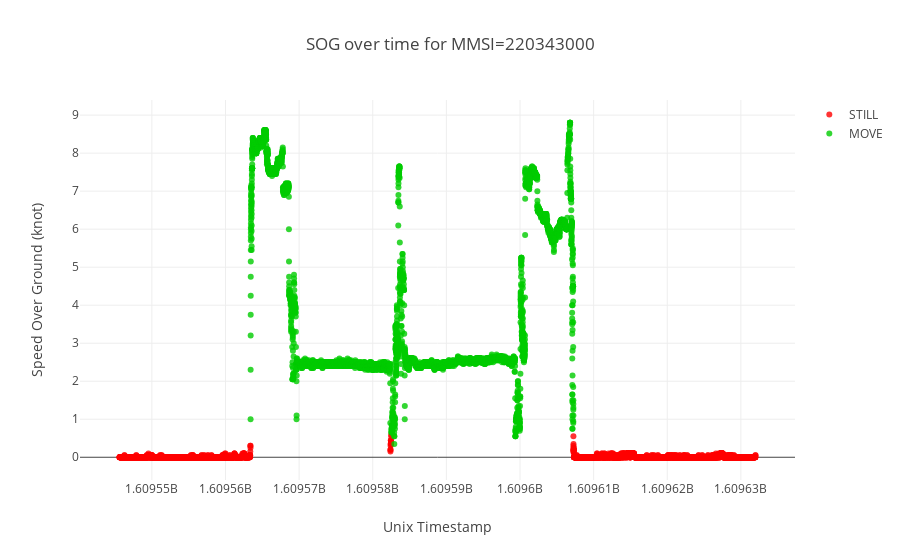

Notebook cell for this chart:
### Markdown cell above
For a given vessel, we can plot the evolution of speed colored by the predicted motion state:

### Code cell
val (x1, y1) = moving_data.filter(col("MMSI") === 220343000).filter(col("arlas_moving_state") === "STILL").sort("arlas_timestamp").select("arlas_timestamp","arlas_track_SOG").collect.map(r=>(r(0).toString.toInt, r(1).toString.toFloat)).toList.unzip
val (x2, y2) = moving_data.filter(col("MMSI") === 220343000).filter(col("arlas_moving_state") === "MOVE").sort("arlas_timestamp").select("arlas_timestamp","arlas_track_SOG").collect.map(r=>(r(0).toString.toInt, r(1).toString.toFloat)).toList.unzip
Seq(Scatter(x1, y1,name="STILL", mode = ScatterMode(ScatterMode.Markers), marker=Marker(
     color = Color.RGBA(255, 0, 0, 0.80),
     symbol = Symbol.Circle(),
     size = 6
    )),
    Scatter(x2, y2,name="MOVE", mode = ScatterMode(ScatterMode.Markers), marker=Marker(
     color = Color.RGBA(0, 204, 0, 0.80),
     symbol = Symbol.Circle(),
     size = 6
    ))
   ).plot(div="Still Move",
          layout=Layout(title="SOG over time for MMSI=220343000",
                        xaxis=Axis("Unix Timestamp"),
                        yaxis=Axis("Speed Over Ground (knot)")))

### Figure 1 — Plotly figure (JSON) as saved in the notebook; plotly's stock layout.template omitted (floating-point values rounded to 4 significant figures; data arrays with more than 128 entries replaced by an {"elided": "..."} marker saying what was removed)
{"data": [{"marker": {"color": "rgba(255, 0, 0, 0.8)", "size": 6, "symbol": "circle"}, "mode": "markers", "name": "STILL", "type": "scatter", "x": {"elided": "4346 int values"}, "y": {"elided": "4346 float values"}}, {"marker": {"color": "rgba(0, 204, 0, 0.8)", "size": 6, "symbol": "circle"}, "mode": "markers", "name": "MOVE", "type": "scatter", "x": {"elided": "4835 int values"}, "y": {"elided": "4835 float values"}}], "layout": {"title": "SOG over time for MMSI=220343000", "xaxis": {"title": "Unix Timestamp"}, "yaxis": {"title": "Speed Over Ground (knot)"}}}
